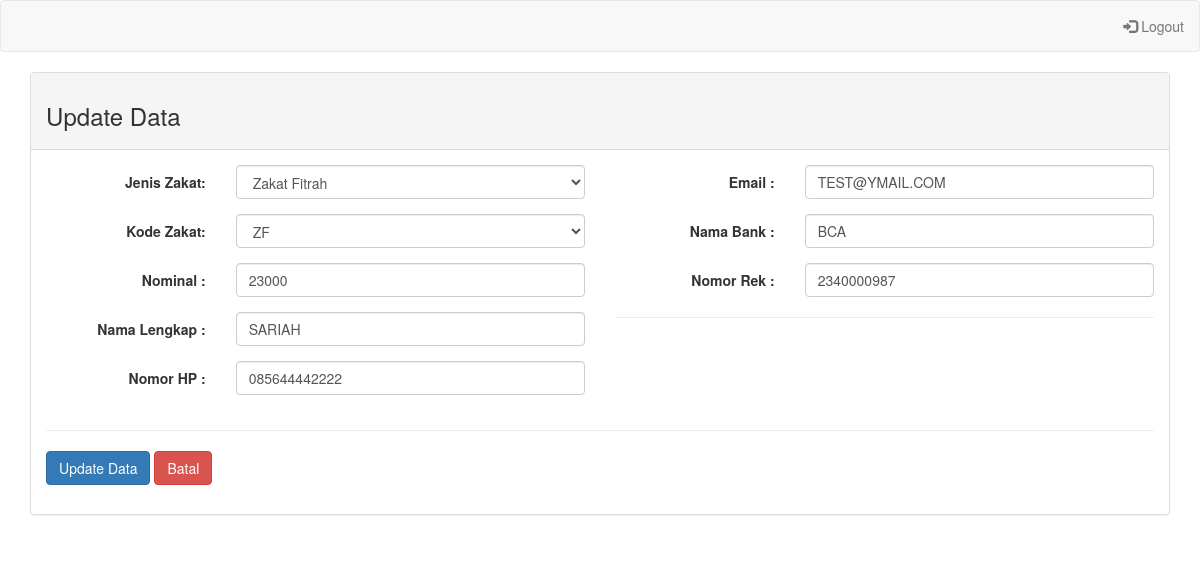
The page /adm_zakat/update_zakat.php?id=4 (signed in) on the database its author committed.
### tables this page shows
CREATE TABLE IF NOT EXISTS `tb_zakat` (
  `id_zakat` int(5) NOT NULL AUTO_INCREMENT,
  `kode_zakat` char(5) NOT NULL,
  `jenis_zakat` varchar(50) NOT NULL,
  `nominal` int(11) NOT NULL DEFAULT 0,
  `nama_lengkap` varchar(100) NOT NULL,
  `nomor_hp` varchar(100) DEFAULT NULL,
  `email` varchar(15) NOT NULL,
  `nama_bank` varchar(100) NOT NULL,
  `nomor_rek` varchar(50) NOT NULL,
  PRIMARY KEY (`id_zakat`),
  KEY `kode_zakat` (`kode_zakat`),
  CONSTRAINT `zakat` FOREIGN KEY (`kode_zakat`) REFERENCES `zakat` (`kode_zakat`)
);

### functions/function_zakat.php (called while the page is built, shortened)
<?php
require "koneksi.php";
function query_view($query_view) {
    global $koneksi;
    $result = mysqli_query($koneksi, $query_view);
    $rows = [];
    while($row = mysqli_fetch_assoc($result)) {
        $rows[] = $row;
    }
    return $rows;
}
?>

### adm_zakat/update_zakat.php (the view, shortened to what this page needs)
<?php
include "../template/adm_nav.php";
require "../functions/function_zakat.php";
$id = $_GET["id"];
$data_zakat = query_view("SELECT * FROM tb_zakat WHERE id_zakat = $id")[0];
?>
<div class="container">
<div class="panel panel-default">
<div class="panel-heading">
    <h3>Update Data</h3>
</div>
<div class="panel-body">
<form class="form-horizontal" action="" method="post">
    <div class="row">
    <div class="col-lg-6">
        <div class="form-group">
            <label class="control-label col-sm-4" for="jenis_zakat">Jenis Zakat:</label>
            <div class="col-sm-8"><select id="jenis_zakat" name="jenis_zakat" class="form-control select2" style="width: 100%;">
                    <option value="<?php echo $data_zakat["jenis_zakat"];?>" selected="selected"><?php echo $data_zakat["jenis_zakat"];?></option>
                </select>
            </div>
        </div>
		<div class="form-group">
            <label class="control-label col-sm-4" for="jenis_zakat">Kode Zakat:</label>
            <div class="col-sm-8"><select id="kode_zakat" name="kode_zakat" class="form-control select2" style="width: 100%;">
                    <option value="<?php echo $data_zakat["kode_zakat"];?>" selected="selected"><?php echo $data_zakat["kode_zakat"];?></option>
                </select>
            </div>
        </div>
        <div class="form-group">
            <label class="control-label col-sm-4" for="nominal">Nominal :</label>
            <div class="col-sm-8">
                <input type="text" class="form-control" name="nominal" id="nominal" required value="<?php echo $data_zakat["nominal"];?>">
            </div>
        </div>
        <div class="form-group">
            <label class="control-label col-sm-4" for="nama_lengkap">Nama Lengkap :</label>
            <div class="col-sm-8">
                <input id="nama_lengkap" name="nama_lengkap" class="form-control" required value="<?php echo $data_zakat['nama_lengkap'];?>">
            </div>
        </div>
        <div class="form-group">
            <label class="control-label col-sm-4" for="nomor_hp">Nomor HP :</label>
            <div class="col-sm-8">
                <input type="text" class="form-control" name="nomor_hp" id="nomor_hp" required value="<?php echo $data_zakat["nomor_hp"];?>">
            </div>
        </div>
    </div>
    <div class="col-lg-6">
		 <div class="form-group">
            <label class="control-label col-sm-4" for="email">Email :</label>
            <div class="col-sm-8">
                <input type="email" class="form-control" name="email" id="email" required value="<?php echo $data_zakat["email"];?>">
            </div>
        </div>
        <div class="form-group">
            <label class="control-label col-sm-4" for="nama_bank">Nama Bank :</label>
            <div class="col-sm-8">
                <input id="nama_bank" name="nama_bank" class="form-control" required value="<?php echo $data_zakat['nama_bank'];?>">
            </div>
        </div>
		<div class="form-group">
            <label class="control-label col-sm-4" for="nomor_rek">Nomor Rek :</label>
            <div class="col-sm-8">
                <input id="nomor_rek" name="nomor_rek" class="form-control" required value="<?php echo $data_zakat['nomor_rek'];?>">
            </div>
        </div>
        <hr>
    </div>
    </div>
    <hr>
    <button type="submit" name="submit" class="btn btn-primary">Update Data</button>
    <a href="../admin/adm_zakat.php" class="btn btn-danger">Batal</a>
</form>
</div>

### rows shown on the page
tb_zakat: jenis_zakat "Zakat Fitrah", kode_zakat "ZF", nominal "23000", nama_lengkap "SARIAH", nomor_hp "085644442222", email "TEST@YMAIL.COM", nama_bank "BCA", nomor_rek "2340000987"
